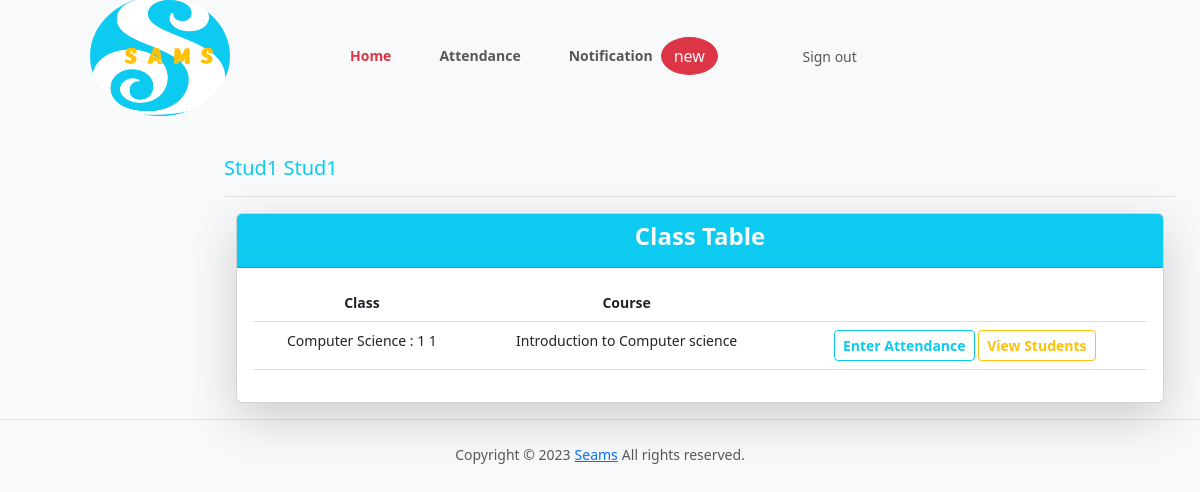
/teacher/2/ (signed in), run on the app's committed database.
### samsApp/models.py (models this page shows, shortened)
class User(AbstractBaseUser, PermissionsMixin):
    email = models.EmailField(unique=True)
    first_name = models.CharField(max_length=30)
    last_name = models.CharField(max_length=30)
    is_active = models.BooleanField(default=True)
    is_teacher = models.BooleanField(default=False)
    is_student = models.BooleanField(default=False)
    is_admin = models.BooleanField(default=False)
    approved = models.BooleanField(_('Approved'), default = False)
    is_staff = models.BooleanField(default=False)
    is_superuser = models.BooleanField(default=False)
    objects = UserManager()
    USERNAME_FIELD = 'email'
    REQUIRED_FIELDS = ['first_name', 'last_name']

class Assign(models.Model):
    class_id = models.ForeignKey(Class, on_delete=models.CASCADE)
    course = models.ForeignKey(Course, on_delete=models.CASCADE)
    teacher = models.ForeignKey(Teacher, on_delete=models.CASCADE)
    class Meta:
        unique_together = (('course', 'class_id', 'teacher'),)

class Class(models.Model):
    id = models.CharField(primary_key=True, max_length=100)
    dept = models.ForeignKey(Dept, on_delete=models.CASCADE)
    section = models.CharField(max_length=100)
    sem = models.IntegerField()
    class Meta:
        verbose_name_plural = 'classes'
    def __str__(self):
        d = Dept.objects.get(name=self.dept)
        return '%s : %d %s' % (d.name, self.sem, self.section)

class Dept(models.Model):
    id = models.CharField(primary_key=True, max_length=100)
    name = models.CharField(max_length=200)
    def __str__(self):
        return self.name

class Course(models.Model):
    dept = models.ForeignKey(Dept, on_delete=models.CASCADE)
    id = models.CharField(primary_key=True, max_length=50)
    name = models.CharField(max_length=50)
    shortname = models.CharField(max_length=50)
    def __str__(self):
        return self.name

### samsApp/views.py (the view)
# urls.py: path('teacher/<slug:teacher_id>/', views.t_clas, name='t_clas_url'),
@login_required
def t_clas(request, teacher_id):
    teacher1 = get_object_or_404(Teacher, id=teacher_id)
    return render(request, 'teacher_class.html', {'teacher1': teacher1})

### samsApp/templates/teacher_class.html (shortened to what this page needs)
{% load static %}
{% load avatar_tags %}
{% include "header.html" %}
{% include "teacher_header.html" %}
<div class="container-fluid">
   <div class="row py-3">
    <div class="col d-flex justify-content-end">
    </div>
<main class="col-md-9 ms-sm-auto col-lg-10 px-md-4">
  <div class=" align-items-center pt-3 pb-2 mb-3 border-bottom">
    <h1 class="h5 text-info text-capitalize">{{ request.user.first_name }} {{ request.user.last_name }}</h1>
  </div>
  <div class="container-fluid">
    <div class="row g-5">
        <div class="col-12">
            <div class="card shadow-lg text-center">
              <div class="card-header bg-info">
               <h3 class=" h4 text-light fw-bold">Class Table</h3>
              </div>
                <div class="card-body">
                    <div class="table-responsive">
                        <table class="table table-hover">
                          <thead>
                            <tr>
                                <th>Class</th>
                                <th>Course</th>
                                <th></th>
                            </tr>
                          </thead>
                          <tbody>
                            {% for ass in teacher1.assign_set.all %}
                            <tr>
                                <td>{{ ass.class_id }}</td>
                                <td>{{ ass.course }}</td>
                                <td>
                                  <a class="btn btn-sm btn-outline-info fw-bold" href="{% url 't_class_date_url' ass.id %}" role="button">Enter Attendance</a>
                                  <a class="btn btn-sm btn-outline-warning fw-bold" href="{% url 't_student_url' ass.id %}">View Students</a>
                                </td>
                            </tr>
                            {% empty %}
                                    <p>teacher has no courses</p>
                            {% endfor %}
                          </tbody>
                        </table>
                    </div>
              </div>
        </div>
    </div>
</div>
</main>
</div>
</div>
{% include "footer.html" %}

### samsApp/static/styles.css (style rules this page uses)
body { font-size: .875rem; }

### data on the page
User: user.first_name "Stud1", user.last_name "Stud1"
Assign: class_id "Computer Science : 1 1", course "Introduction to Computer science"
